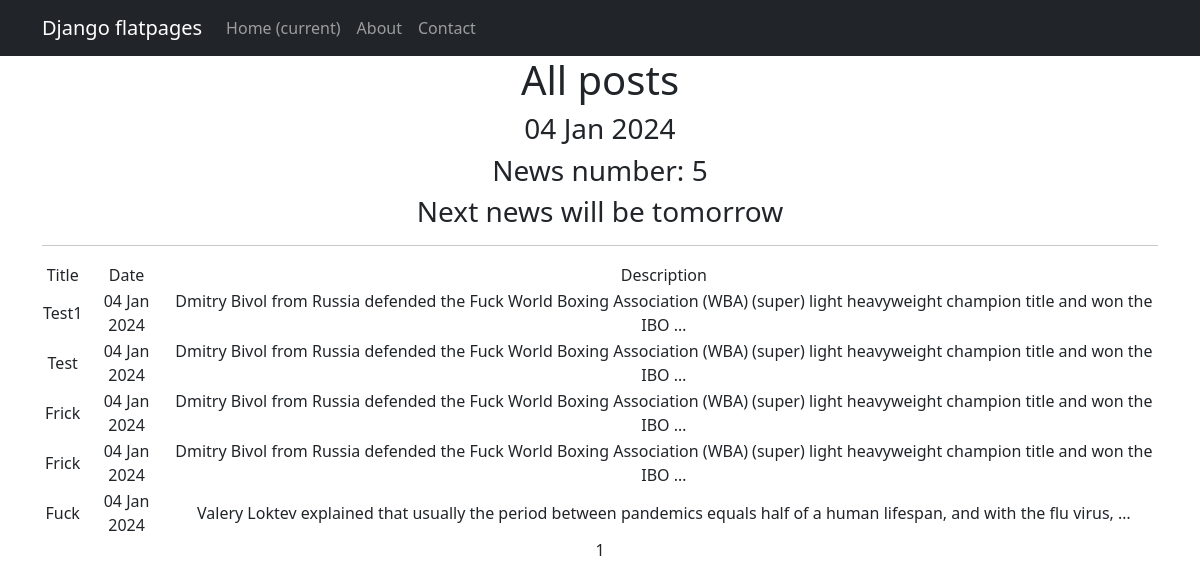
/posts/, run on the app's committed database.
### news/models.py (models this page shows, shortened)
class Post(models.Model):
    article = 'AR'
    news = 'NE'
    CONTENT = [
        (article, 'Article'),
        (news, 'News'),
    ]
    post_content = models.CharField(max_length=2,
                                    choices=CONTENT,
                                    default=article)
    post_time_in = models.DateTimeField(auto_now_add=True)
    post_name = models.CharField(max_length=255)
    post_text = models.CharField(max_length=10000)
    post_author = models.ForeignKey(Author,
                                    to_field='user_id',
                                    on_delete=models.CASCADE,
                                    verbose_name='Author')
    post_category = models.ManyToManyField(Category, through='PostCategory')
    class Meta:
        verbose_name = 'Post'
        verbose_name_plural = 'Posts'
        ordering = ['post_name']

### news/views.py (the view)
# urls.py: path('posts/', PostsList.as_view(), name='post_list'),
class PostsList(ListView):
    model = Post
    ordering = '-id'
    template_name = 'post.html'
    context_object_name = 'posts'
    paginate_by = 10
    def get_template_names(self):
        if self.request.path == '/posts/':
            self.template_name = 'post.html'
        elif self.request.path == '/posts/search/':
            self.template_name = 'search.html'
        return self.template_name
    def get_queryset(self):
        queryset = super().get_queryset()
        self.filterset = PostFilter(self.request.GET, queryset=queryset)
        return self.filterset.qs
    def get_context_data(self, **kwargs):
        context = super().get_context_data(**kwargs)
        context['next_post'] = "Next news will be tomorrow"
        return context

### news/templatetags/custom_tags.py (called while the page is built)
@register.simple_tag()
def into_time(format_string='%d %b %Y'):
   return datetime.utcnow().strftime(format_string)

### templates/post.html (shortened to what this page needs)
{% extends 'flatpages/default.html' %}
{% load custom_tags %}
{% block content %}
   <h1>All posts</h1>
   <h3>{% into_time '%d %b %Y' %}</h3>
   <h3> News number: {{ posts|length}} </h3>
   <h3> {{ next_post }} </h3>
   <hr>
   {% if posts %}
       <table>
           <tr>
               <td>Title</td>
               <td>Date</td>
               <td>Description</td>
           </tr>
           {% for post in posts %}
           <tr>
               <td>{{ post.post_name }}</td>
               <td>{{ post.post_time_in|date:'d M Y'}}</td>
               <td>{{ post.post_text|truncatewords:20 }}</td>
           </tr>
           {% endfor %}
       </table>
   {% else %}
       <h2>No news!</h2>
   {% endif %}
   {{ page_obj.number }}
{% endblock content %}

### templates/flatpages/default.html (shortened to what this page needs)
<!DOCTYPE html>
<html lang="en">
    <head>
        {% load static %}
        <link href="{% static 'css/styles.css' %}" rel="stylesheet" />
    </head>
    <body>
        <nav class="navbar navbar-expand-lg navbar-dark bg-dark static-top">
           <div class="container">
              <a class="navbar-brand" href="#">Django flatpages</a>
              <div class="collapse navbar-collapse" id="navbarResponsive">
                 <ul class="navbar-nav ml-auto">
                    <li class="nav-item active">
                       <a class="nav-link" href="#">Home
                          <span class="sr-only">(current)</span>
                       </a>
                    </li>
                    <li class="nav-item">
                       <a class="nav-link" href="/about/">About</a>
                    </li>
                    <li class="nav-item">
                       <a class="nav-link" href="/contacts/">Contact</a>
                    </li>
                 </ul>
              </div>
           </div>
        </nav>
        <div class="container">
             <div class="row">
                <div class="col-lg-12 text-center">
                    {% block content %}{% endblock content %}
                </div>
             </div>
        </div>
    </body>
</html>

### data on the page
Post: post_name "Test1", post_time_in "04 Jan 2024", post_text "Dmitry Bivol from Russia defended the Fuck World Boxing Association (WBA) (super) light heavyweight champion title and won the IBO …"
Post: post_name "Test", post_time_in "04 Jan 2024", post_text "Dmitry Bivol from Russia defended the Fuck World Boxing Association (WBA) (super) light heavyweight champion title and won the IBO …"
Post: post_name "Frick", post_time_in "04 Jan 2024", post_text "Dmitry Bivol from Russia defended the Fuck World Boxing Association (WBA) (super) light heavyweight champion title and won the IBO …"
Post: post_name "Frick", post_time_in "04 Jan 2024", post_text "Dmitry Bivol from Russia defended the Fuck World Boxing Association (WBA) (super) light heavyweight champion title and won the IBO …"
Post: post_name "Fuck", post_time_in "04 Jan 2024", post_text "Valery Loktev explained that usually the period between pandemics equals half of a human lifespan, and with the flu virus, …"

### other printed values
{{ posts|length }} "5"
{{ next_post }} "Next news will be tomorrow"
{{ page_obj.number }} "1"
